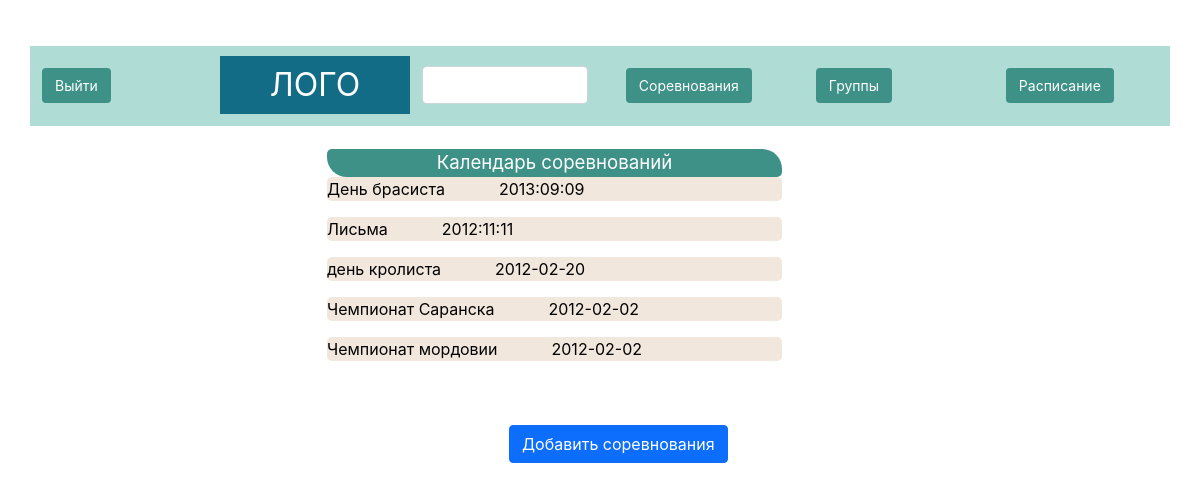
Page /competition (signed in) on the committed database.
### data/db_class.py (models this page shows)
class Competition(SqlAlchemyBase):
    __tablename__ = 'competition'
    id_competition = sqlalchemy.Column(sqlalchemy.Integer,
                                       primary_key=True, unique=True, nullable=False)
    competition = sqlalchemy.Column(sqlalchemy.VARCHAR(20), nullable=False)
    data = sqlalchemy.Column(sqlalchemy.String, nullable=False)

### app.py (the view)
@app.route('/competition')
@login_required
def competition():
    info = []
    db_sess = db_session.create_session()
    competition_list = db_sess.query(Competition)
    competition_list = competition_list.order_by(Competition.data)
    for i in competition_list:
        info.append([i.competition, i.data])
    info = reversed(info)
    return render_template('competition.html', info=info)

### app.py (called while the page is built)
@login_manager.user_loader
def load_user(id_coach):
    db_sess = db_session.create_session()
    return db_sess.query(Coach).get(id_coach)

### data/db_session.py (called while the page is built)
def create_session() -> Session:
    global __factory
    return __factory()

### templates/competition.html (shortened to what this page needs)
{% extends "base.html" %}
{% block content %}
<div class="container" style="margin-top: 35px; color:white;font-family: 'Inter'">
    <div class="col-5 offset-3 new-card">
        Календарь соревнований
    </div>
    <div class="col-5 offset-3">
        {% for i in info %}
        <p class="record">{{ i[0] }}&nbsp;&nbsp;&nbsp;&nbsp;&nbsp;&nbsp;&nbsp;&nbsp;&nbsp;&nbsp;&nbsp;&nbsp;{{ i[1]
            }}</p>
        {% endfor %}
    </div>
    <br><br>
    <button type="submit" class="btn btn-primary offset-5"><a href="{{ url_for('add_competition') }}" class="auth_link">Добавить
        соревнования</a></button>
</div>
{% endblock %}

### templates/base.html (shortened to what this page needs)
<!doctype html>
<html lang="en">
<head>
    <link rel="stylesheet" href="{{ url_for('static', filename='css/style.css') }}">
    <link href="https://cdn.jsdelivr.net/npm/bootstrap@5.0.2/dist/css/bootstrap.min.css" rel="stylesheet"
>
</head>
<body>
<div class="container navigation" style="font-family: 'Inter'">
    <div class="row align-items-center">
        <div class="col-2">
            <button class="btn" style="background-color: #3d9186; color: white;font-size: 14px;"><a class="auth_link" href="{{ url_for('logout') }}">Выйти</a></button>
        </div>
        <div class="col-2 logo dark">
            ЛОГО
        </div>
        <div class="col-2">
            <input type="text" class="form-control">
        </div>
        <div class="col-2">
            <button class="btn offset-1" style="background-color: #3d9186; color: white;font-size: 14px;"><a href="{{ url_for('competition') }}" class="auth_link">Соревнования</a></button>
        </div>
        <div class="col-2">
            <button class="btn offset-1" style="background-color: #3d9186; color: white;font-size: 14px;"><a href="{{ url_for('home') }}" class="auth_link">Группы
            </a>
            </button>
        </div>
        <div class="col-2">
            <button class="btn offset-1" style="background-color: #3d9186; color: white;font-size: 14px;">Расписание</button>
        </div>
    </div>
    {% block content %}{% endblock %}
</div>
</body>
</html>

### static/css/style.css (style rules this page uses)
.navigation { width: 100%; height: 80px; background-color: #B0DCD6; margin-top: 46px; padding-top:10px; }
.logo { background-color: #136C86; color: white; text-align: center; vertical-align: middle; font-weight: 400; font-size: 32px; line-height: 58px; }
.new-card { background-color: #3d9186; font-size: 14pt; text-align: center; vertical-align: middle; border-radius: 5px 20px 5px 20px; }
.record { color: black; background-color: #F2E7DC; border-radius: 5px 5px 5px 5px; }
.auth_link:active, .auth_link:hover, .auth_link { text-decoration: none; color: white; }

### rows in the picture
Competition: competition "День брасиста", data "2013:09:09"
Competition: competition "Лисьма", data "2012:11:11"
Competition: competition "день кролиста", data "2012-02-20"
Competition: competition "Чемпионат Саранска", data "2012-02-02"
Competition: competition "Чемпионат мордовии", data "2012-02-02"
